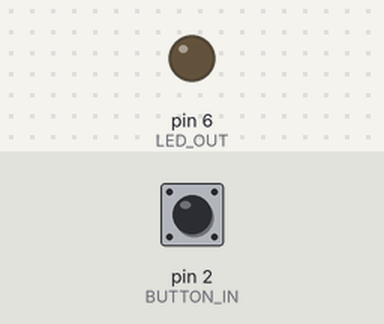
The sketch below on a simulated Arduino Uno, built with avr-gcc and run on an emulated ATmega328P. Parts: output pins drawn as LEDs (lit = HIGH). The inputs (shaded band) are chosen by the test bench; at power-on: pin 2 (BUTTON_IN) HIGH.

Above: at 1.2 s.
1.3 s: pin 2 (BUTTON_IN) pulled LOW for 0.15 s
At 1.8 s:
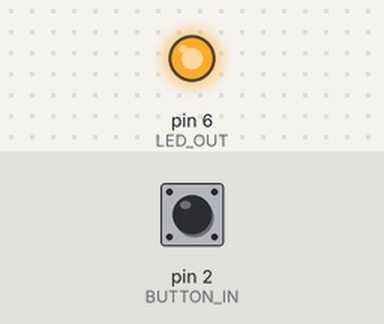
2.9 s: pin 2 (BUTTON_IN) pulled LOW for 1 s
At 4.2 s:
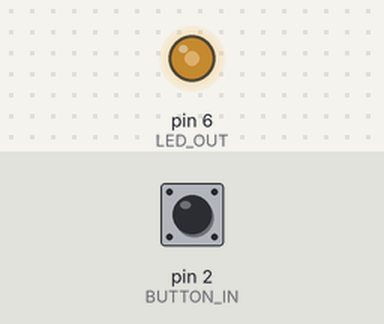
5.4 s: pin 2 (BUTTON_IN) pulsed LOW 2 times (0.12 s each, 0.3 s apart)
At 5.55 s:
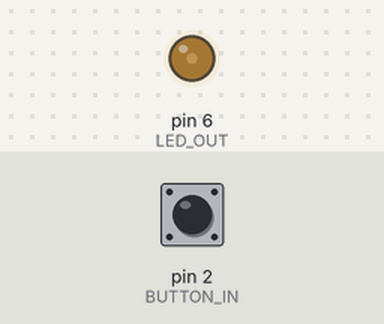
9.0 s: pin 2 (BUTTON_IN) pulled LOW for 3.2 s
At 9.7 s:
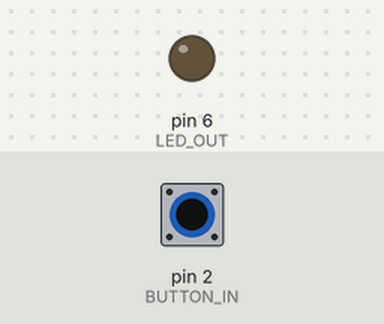
Timing chart, 0 to 12.0 s (numbered marks = the images above; inputs shaded):
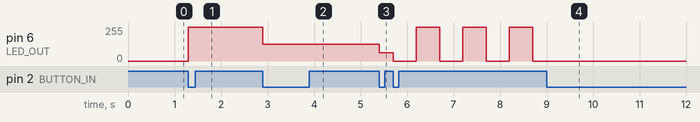

The sketch:

LightDevice.ino
```cpp
// use preprocessor directives to define constants in the code
#define BUTTON_IN 2
#define LED_OUT 6
#define PWM_MAX 255

// global variables representing "state" across all functions
// operating mode: 0 - off, 1 - bright, 2 - mid-bright, 3 - dim, 4 - flash
int operating_mode = 0;
int button_state = 0;
int previous_button_state = 0;
int PWM_OUT = 0;

unsigned long PrevTime = 0;
unsigned long lag_time = 0;
int lag_delay = 250;

bool BUTTON_PUSHED = false;

// executed one-time at device startup
void setup() {
   attachInterrupt(digitalPinToInterrupt(BUTTON_IN), button_pushed, FALLING);
 // define output (PWM) pin connected to LED
  pinMode(LED_OUT, OUTPUT);
}

// continually-running loop
// calls functions that are named as "actions"
void loop() {
  check_button_press();

  set_pwm_based_on_operating_mode();

  shine_led();

}

void set_pwm_based_on_operating_mode() {

  switch (operating_mode) {
    case 0:
      PWM_OUT = 0;
      break;
    case 1:
      PWM_OUT = PWM_MAX;
      break;
    case 2:
      PWM_OUT = int(PWM_MAX / 2);
      break;
    case 3:
      PWM_OUT = int(PWM_MAX / 4);
      break;
    case 4:
    flash_the_light();
      break;
  }

}

void button_pushed() {
  BUTTON_PUSHED = true;
}

void flash_the_light() {
  unsigned long CurrentTime = millis();
  if(CurrentTime - PrevTime >= 500){
    PrevTime = CurrentTime;
    if (PWM_OUT == 0){
      PWM_OUT=PWM_MAX;
    }else{
      PWM_OUT=0;
    }
  }
}

void shine_led() {
  analogWrite(LED_OUT, PWM_OUT);
}

void check_button_press() {
  if (BUTTON_PUSHED == true) {
    if (millis() - lag_time > lag_delay) {
      operating_mode = operating_mode + 1;
      if (operating_mode == 5) {
        operating_mode = 0;
      }
      lag_time = millis();
    }
  }
  BUTTON_PUSHED = false;
}
```

Measured:
- after the input at 1.3 s, pin 6 (LED_OUT): 0/255 → 255/255 at once
- after the input at 2.9 s, pin 6 (LED_OUT): 255/255 → 127/255 at once
- after the input at 5.4 s, pin 6 (LED_OUT): 127/255 → 63/255 at once, then repeats every 1.0 s: 0/255 0.50 s, 255/255 0.50 s
- after the input at 9.0 s, pin 6 (LED_OUT): stops changing and stays 0/255
